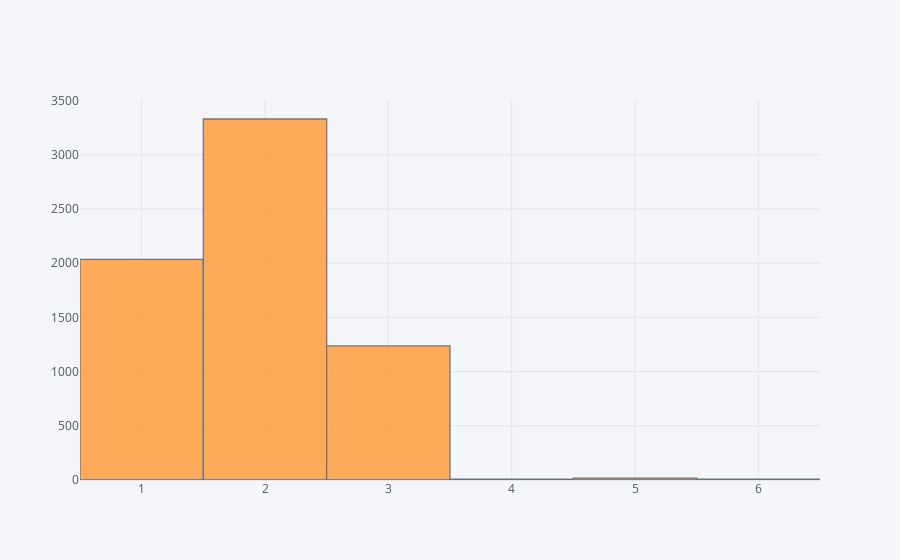

Notebook source saved alongside this figure:
### Code cell
# Education=2 has highest defaults
data['EDUCATION'][data['default.payment.next.month']==1].iplot(kind='histogram')

### Figure 1 — Plotly figure (JSON) as saved in the notebook; plotly's stock layout.template omitted (floating-point values rounded to 4 significant figures; data arrays with more than 128 entries replaced by an {"elided": "..."} marker saying what was removed)
{"data": [{"histfunc": "count", "histnorm": "", "marker": {"color": "rgba(255, 153, 51, 1.0)", "line": {"color": "#4D5663", "width": 1.3}}, "name": "EDUCATION", "opacity": 0.8, "orientation": "v", "type": "histogram", "x": {"elided": "6636 int values"}}], "layout": {"barmode": "overlay", "legend": {"bgcolor": "#F5F6F9", "font": {"color": "#4D5663"}}, "paper_bgcolor": "#F5F6F9", "plot_bgcolor": "#F5F6F9", "title": {"font": {"color": "#4D5663"}}, "xaxis": {"gridcolor": "#E1E5ED", "showgrid": true, "tickfont": {"color": "#4D5663"}, "title": {"font": {"color": "#4D5663"}, "text": ""}, "zerolinecolor": "#E1E5ED"}, "yaxis": {"gridcolor": "#E1E5ED", "showgrid": true, "tickfont": {"color": "#4D5663"}, "title": {"font": {"color": "#4D5663"}, "text": ""}, "zerolinecolor": "#E1E5ED"}}}
